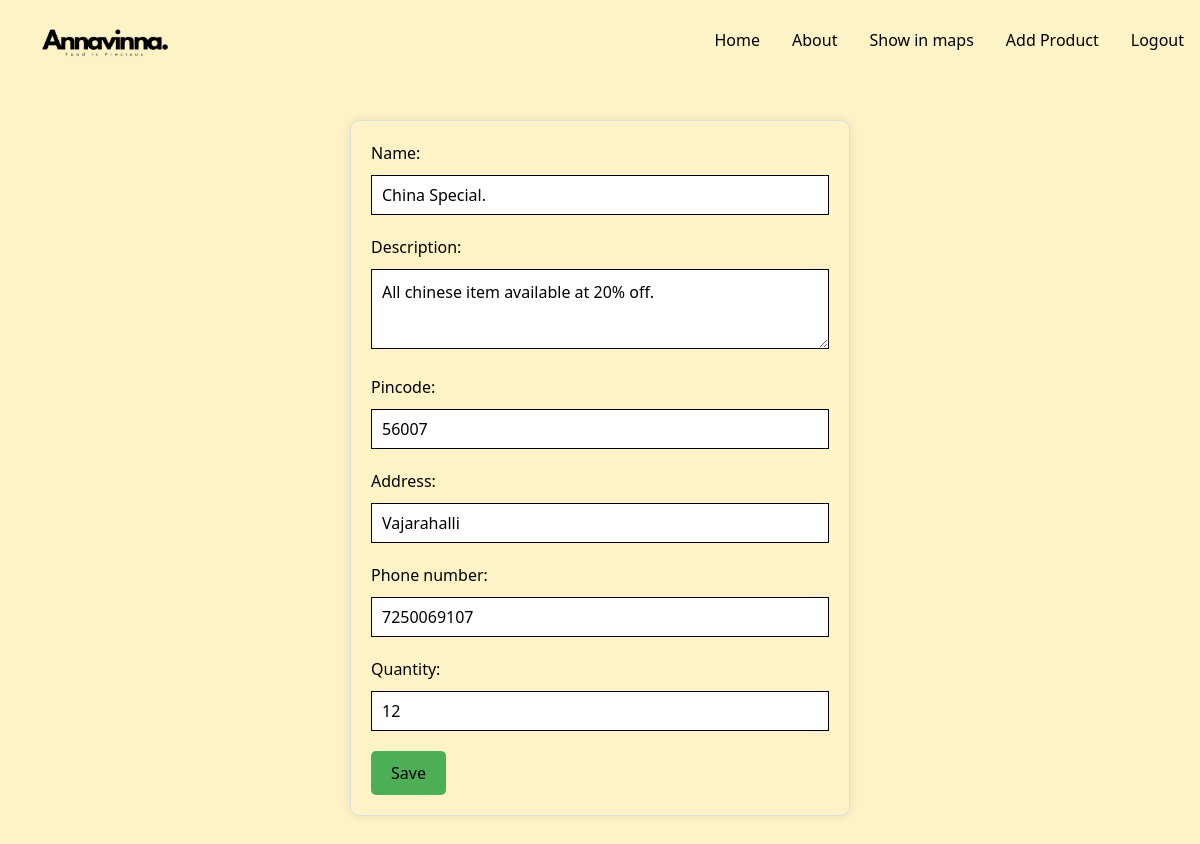
Page /foodmart/edit/ (signed in) on the committed database.
### foodwaste/models.py (models this page shows, shortened)
class foodmart(models.Model):
    name=models.CharField(max_length=100)
    description=models.TextField()
    pincode=models.CharField(max_length=10)
    lat=models.CharField(max_length=20,null=True,blank=True)
    lon=models.CharField(max_length=20,null=True,blank=True)
    address=models.CharField(max_length=100,null=False,blank=False)
    phone_number = models.CharField(max_length=12)
    quantity= models.CharField(max_length=12)
    created_by = models.ForeignKey(settings.AUTH_USER_MODEL, on_delete=models.CASCADE, related_name='foodmarts')
    is_delivered = models.BooleanField(default=False)

### foodwaste/views.py (the view)
# urls.py: path('foodmart/edit/',views.foodmart_edit, name='foodmart_edit'),
def foodmart_edit(request):
    foodmart_instance = foodmart.objects.filter(created_by=request.user).first()
    if not foodmart_instance:
        return redirect('foodmart_list')
    if request.method == 'POST':
        form = FoodmartForm(request.POST, instance=foodmart_instance)
        if form.is_valid():
            form.save()
            return redirect('foodmart_list')
    else:
        form = FoodmartForm(instance=foodmart_instance)
    return render(request, 'foodmart_form.html', {'form': form})

### foodwaste/forms.py
class FoodmartForm(forms.ModelForm):
    class Meta:
        model = foodmart
        fields = ['name', 'description', 'pincode','address','phone_number','quantity']

### foodwaste/templates/foodmart_form.html (shortened to what this page needs)
{% extends 'base.html' %}
{% block content %}
    <form method="post" class="form">
        {{ form.as_p }}
        <button class="btn" type="submit">Save</button>
    </form>
{% endblock %}

### foodwaste/templates/foodmart_form.html (style rules this page uses)
* { box-sizing: border-box; margin: 0; padding: 0; }
.form { max-width: 500px; margin: 40px auto; padding: 20px; border: 1px solid #ddd; box-shadow: 0 0 10px rgba(0, 0, 0, 0.1); border-radius: 10px; }
label { display: block; margin-bottom: 10px; }
input[type="text"], input[type="email"], input[type="password"], textarea { width: 100%; height: 40px; margin-bottom: 20px; padding: 10px; border: 1px solid black; font-size: 16px; }
textarea { height: 80px; }
.btn[type="submit"] { background-color: #4CAF56; border: none; padding: 10px 20px; font-size: 16px; cursor: pointer; border-radius: 5px; }

### rows in the picture
foodmart: name "China Special.", description "All chinese item available at 20% off.", pincode "56007", address "Vajarahalli", phone_number "7250069107", quantity "12"
